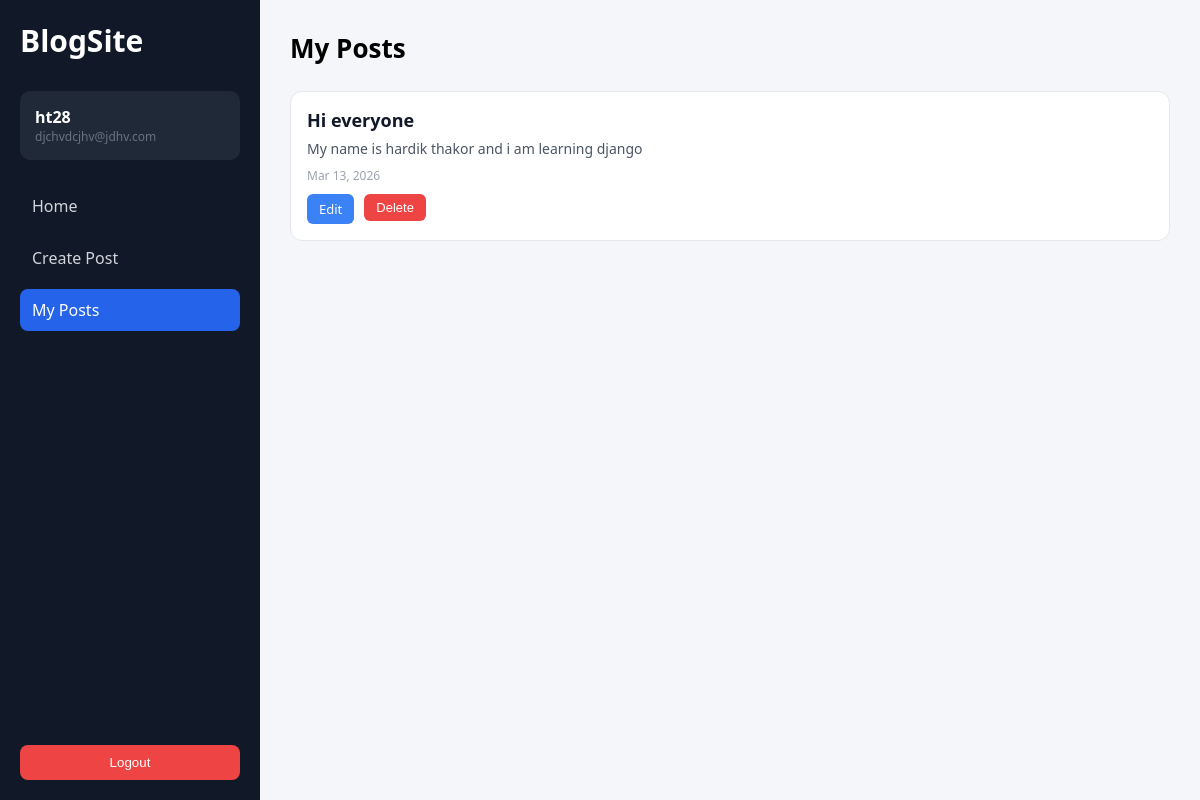
/blogs/myposts/ (signed in), run on an earlier commit of the app's database.
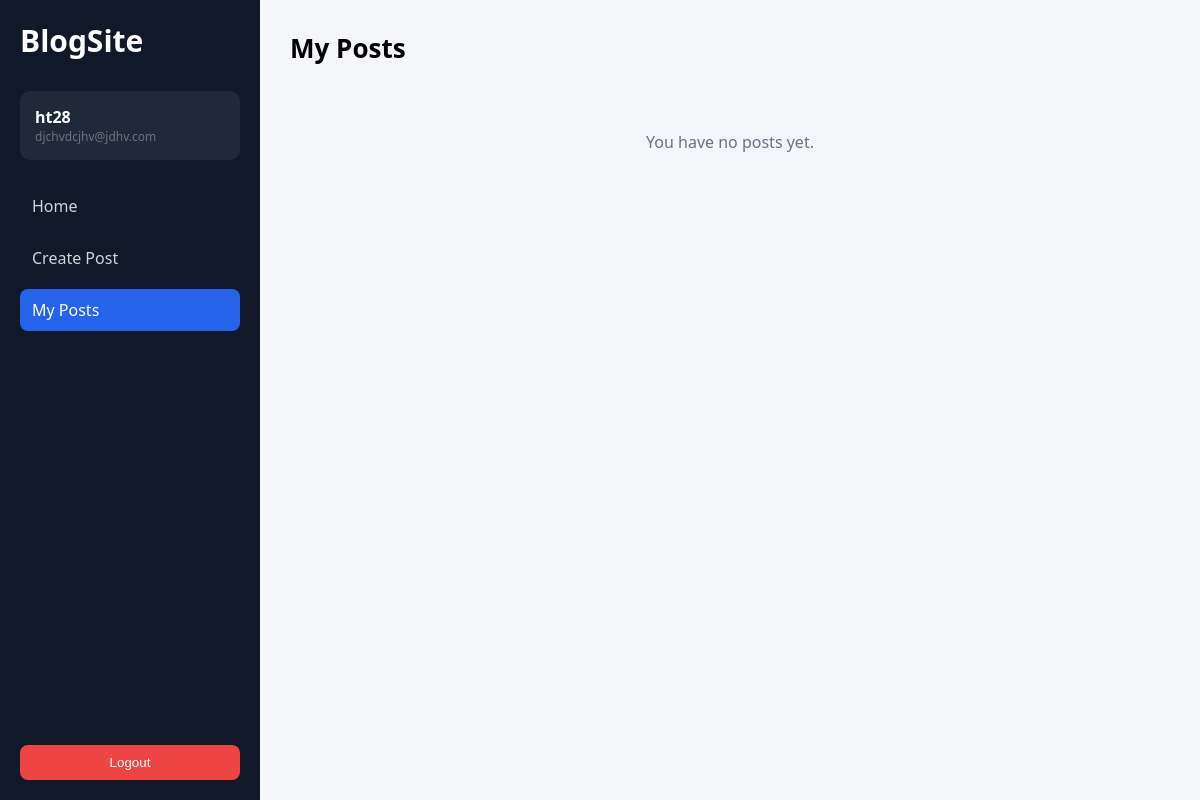
And on a later commit of the database.
### blogs/models.py (models this page shows, shortened)
class Post(models.Model):
    title = models.CharField(max_length=200)
    maincontent = models.TextField()
    author = models.ForeignKey(
        settings.AUTH_USER_MODEL,
        on_delete=models.CASCADE,
        related_name="posts"
    )
    datecreated = models.DateTimeField(auto_now_add=True)
    dateedited = models.DateTimeField(auto_now=True)
    image = CloudinaryField('image', blank=True, null=True)

### blogs/views.py (the view)
# urls.py: path('myposts/',myposts,name='myposts'),
@login_required
def myposts(request):
    posts = Post.objects.filter(author=request.user).order_by('-datecreated')
    return render(request, 'blogs/myposts.html', {
        'posts': posts
    })

### blogs/templates/blogs/myposts.html (shortened to what this page needs)
{% extends 'base.html' %}
{% load static %}
{% block extra_css %}
<link rel="stylesheet" href="{% static 'css/blogs/myposts.css' %}">
{% endblock %}
{% block content %}
<section class="myposts-wrapper">
    <h1 class="page-title">My Posts</h1>
    <div class="myposts-container">
        {% for post in posts %}
        <article class="post-card">
            <div class="post-content">
                <a class="post-title" href="{% url 'blogs:postdetail' post.id %}">
                    {{ post.title }}
                </a>
                <p class="post-text">
                    {{ post.maincontent|truncatewords:20 }}
                </p>
                <p class="post-date">
                    {{ post.datecreated|date:"M d, Y" }}
                </p>
                <div class="post-actions">
                    <a href="{% url 'blogs:editpost' post.id %}" class="btn edit-btn">
                        Edit
                    </a>
                    <form method="POST" action="{% url 'blogs:deletepost' post.id %}" class="delete-form">
                        <button type="submit" class="btn delete-btn">
                            Delete
                        </button>
                    </form>
                </div>
            </div>
        </article>
        {% empty %}
        <p class="empty-state">You have no posts yet.</p>
        {% endfor %}
    </div>
</section>
{% endblock %}

What changed in the data, as far as the page shows it:
removed Post: title "Hi everyone", maincontent "My name is hardik thakor and i am learning django", datecreated "Mar 13, 2026"
Also different on the page:
text now shown: "You have no posts yet."
